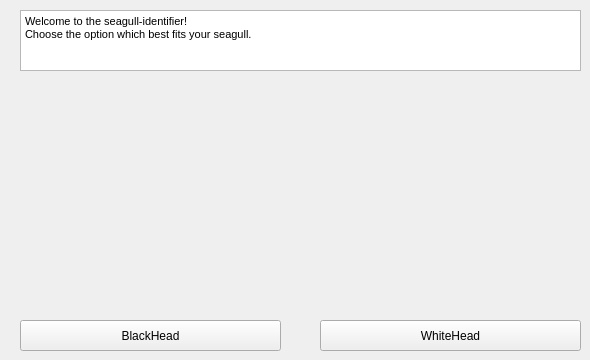
    <widget class="QWidget" name="start">
     <widget class="QTextEdit" name="textEdit">
      <property name="geometry">
       <rect>
        <x>20</x>
        <y>10</y>
        <width>561</width>
        <height>61</height>
       </rect>
      </property>
      <property name="html">
       <string>&lt;!DOCTYPE HTML PUBLIC &quot;-//W3C//DTD HTML 4.0//EN&quot; &quot;http://www.w3.org/TR/REC-html40/strict.dtd&quot;&gt;
&lt;html&gt;&lt;head&gt;&lt;meta name=&quot;qrichtext&quot; content=&quot;1&quot; /&gt;&lt;style type=&quot;text/css&quot;&gt;
p, li { white-space: pre-wrap; }
&lt;/style&gt;&lt;/head&gt;&lt;body style=&quot; font-family:'MS Shell Dlg 2'; font-size:8.25pt; font-weight:400; font-style:normal;&quot;&gt;
&lt;p style=&quot; margin-top:0px; margin-bottom:0px; margin-left:0px; margin-right:0px; -qt-block-indent:0; text-indent:0px;&quot;&gt;Welcome to the seagull-identifier!&lt;/p&gt;
&lt;p style=&quot; margin-top:0px; margin-bottom:0px; margin-left:0px; margin-right:0px; -qt-block-indent:0; text-indent:0px;&quot;&gt;Choose the option which best fits your seagull.&lt;/p&gt;
&lt;p style=&quot;-qt-paragraph-type:empty; margin-top:0px; margin-bottom:0px; margin-left:0px; margin-right:0px; -qt-block-indent:0; text-indent:0px;&quot;&gt;&lt;br /&gt;&lt;/p&gt;&lt;/body&gt;&lt;/html&gt;</string>
      </property>
     </widget>
     <widget class="QLabel" name="label">
      <property name="geometry">
       <rect>
        <x>20</x>
        <y>90</y>
        <width>261</width>
        <height>211</height>
       </rect>
      </property>
      <property name="text">
       <string/>
      </property>
      <property name="pixmap">
       <pixmap>imagesAppSeagull/SvarthodeMåke.jpg</pixmap>
      </property>
     </widget>
     <widget class="QLabel" name="label_2">
      <property name="geometry">
       <rect>
        <x>320</x>
        <y>90</y>
        <width>261</width>
        <height>211</height>
       </rect>
      </property>
      <property name="text">
       <string/>
      </property>
      <property name="pixmap">
       <pixmap>imagesAppSeagull/HvitHodeMåke.jpg</pixmap>
      </property>
     </widget>
     <widget class="QPushButton" name="bBlackHead">
      <property name="geometry">
       <rect>
        <x>20</x>
        <y>320</y>
        <width>261</width>
        <height>31</height>
       </rect>
      </property>
      <property name="text">
       <string>BlackHead</string>
      </property>
     </widget>
     <widget class="QPushButton" name="bWhiteHead">
      <property name="geometry">
       <rect>
        <x>320</x>
        <y>320</y>
        <width>261</width>
        <height>31</height>
       </rect>
      </property>
      <property name="text">
       <string>WhiteHead</string>
      </property>
     </widget>
    </widget>
